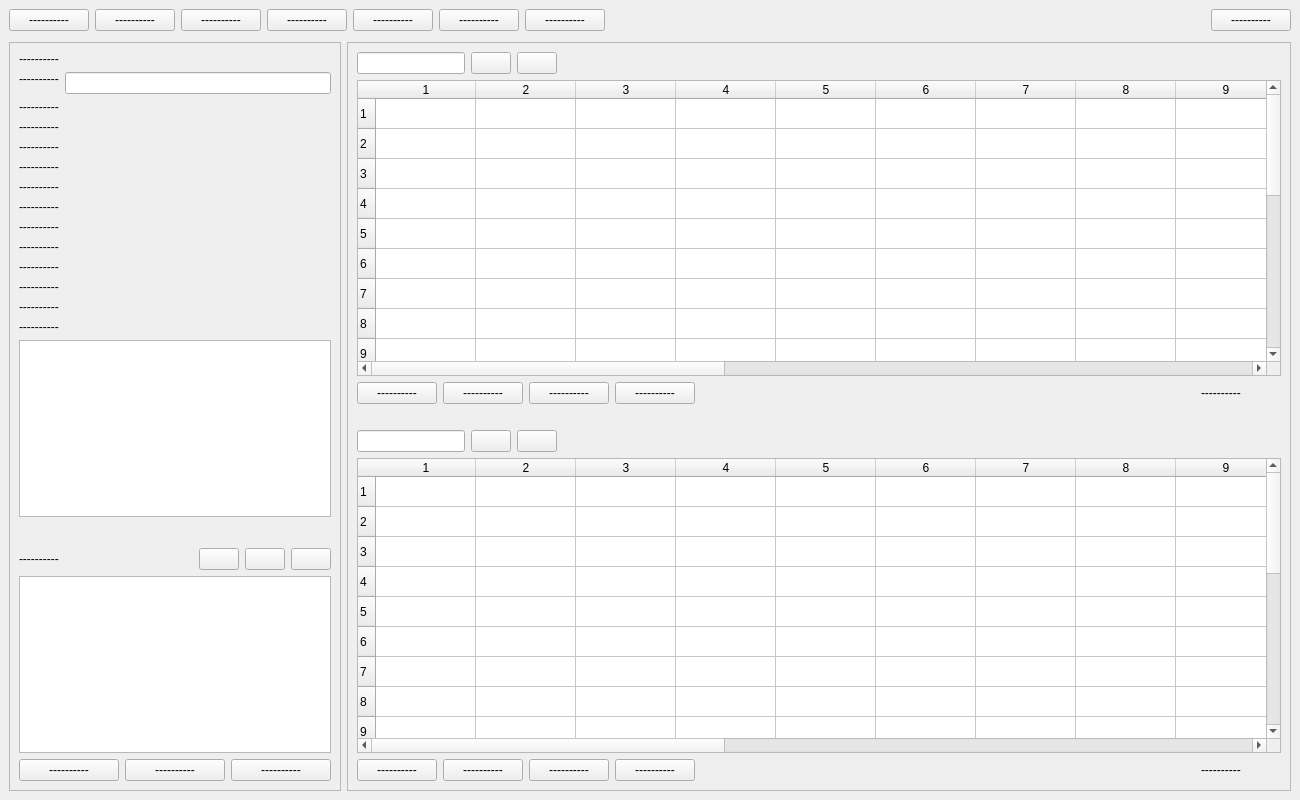
<?xml version="1.0" encoding="UTF-8"?>
<ui version="4.0">
 <class>MainWindow</class>
 <widget class="QMainWindow" name="MainWindow">
  <property name="geometry">
   <rect>
    <x>0</x>
    <y>0</y>
    <width>1300</width>
    <height>800</height>
   </rect>
  </property>
  <property name="windowTitle">
   <string>MainWindow</string>
  </property>
  <widget class="QWidget" name="centralwidget">
   <layout class="QVBoxLayout" name="verticalLayout">
    <item>
     <layout class="QHBoxLayout" name="main_top_lay">
      <item>
       <widget class="QPushButton" name="reservation_nav_btn">
        <property name="sizePolicy">
         <sizepolicy hsizetype="Fixed" vsizetype="Fixed">
          <horstretch>0</horstretch>
          <verstretch>0</verstretch>
         </sizepolicy>
        </property>
        <property name="text">
         <string>----------</string>
        </property>
        <property name="checkable">
         <bool>false</bool>
        </property>
        <property name="autoExclusive">
         <bool>true</bool>
        </property>
       </widget>
      </item>
      <item>
       <widget class="QPushButton" name="service_nav_btn">
        <property name="sizePolicy">
         <sizepolicy hsizetype="Fixed" vsizetype="Fixed">
          <horstretch>0</horstretch>
          <verstretch>0</verstretch>
         </sizepolicy>
        </property>
        <property name="text">
         <string>----------</string>
        </property>
        <property name="checkable">
         <bool>false</bool>
        </property>
        <property name="autoExclusive">
         <bool>true</bool>
        </property>
       </widget>
      </item>
      <item>
       <widget class="QPushButton" name="customer_nav_btn">
        <property name="sizePolicy">
         <sizepolicy hsizetype="Fixed" vsizetype="Fixed">
          <horstretch>0</horstretch>
          <verstretch>0</verstretch>
         </sizepolicy>
        </property>
        <property name="text">
         <string>----------</string>
        </property>
        <property name="checkable">
         <bool>false</bool>
        </property>
        <property name="autoExclusive">
         <bool>true</bool>
        </property>
       </widget>
      </item>
      <item>
       <widget class="QPushButton" name="employee_nav_btn">
        <property name="sizePolicy">
         <sizepolicy hsizetype="Fixed" vsizetype="Fixed">
          <horstretch>0</horstretch>
          <verstretch>0</verstretch>
         </sizepolicy>
        </property>
        <property name="text">
         <string>----------</string>
        </property>
        <property name="checkable">
         <bool>false</bool>
        </property>
        <property name="autoExclusive">
         <bool>true</bool>
        </property>
       </widget>
      </item>
      <item>
       <widget class="QPushButton" name="agency_nav_btn">
        <property name="sizePolicy">
         <sizepolicy hsizetype="Fixed" vsizetype="Fixed">
          <horstretch>0</horstretch>
          <verstretch>0</verstretch>
         </sizepolicy>
        </property>
        <property name="text">
         <string>----------</string>
        </property>
        <property name="checkable">
         <bool>false</bool>
        </property>
        <property name="autoExclusive">
         <bool>true</bool>
        </property>
       </widget>
      </item>
      <item>
       <widget class="QPushButton" name="owner_nav_btn">
        <property name="sizePolicy">
         <sizepolicy hsizetype="Fixed" vsizetype="Fixed">
          <horstretch>0</horstretch>
          <verstretch>0</verstretch>
         </sizepolicy>
        </property>
        <property name="text">
         <string>----------</string>
        </property>
        <property name="checkable">
         <bool>false</bool>
        </property>
        <property name="autoExclusive">
         <bool>true</bool>
        </property>
       </widget>
      </item>
      <item alignment="Qt::AlignLeft">
       <widget class="QPushButton" name="apartment_nav_btn">
        <property name="sizePolicy">
         <sizepolicy hsizetype="Fixed" vsizetype="Fixed">
          <horstretch>0</horstretch>
          <verstretch>0</verstretch>
         </sizepolicy>
        </property>
        <property name="text">
         <string>----------</string>
        </property>
        <property name="checkable">
         <bool>false</bool>
        </property>
        <property name="autoExclusive">
         <bool>true</bool>
        </property>
       </widget>
      </item>
      <item alignment="Qt::AlignRight">
       <widget class="QPushButton" name="logout_btn">
        <property name="sizePolicy">
         <sizepolicy hsizetype="Fixed" vsizetype="Fixed">
          <horstretch>0</horstretch>
          <verstretch>0</verstretch>
         </sizepolicy>
        </property>
        <property name="text">
         <string>----------</string>
        </property>
       </widget>
      </item>
     </layout>
    </item>
    <item>
     <spacer name="space_3">
      <property name="orientation">
       <enum>Qt::Vertical</enum>
      </property>
      <property name="sizeType">
       <enum>QSizePolicy::Fixed</enum>
      </property>
      <property name="sizeHint" stdset="0">
       <size>
        <width>20</width>
        <height>5</height>
       </size>
      </property>
     </spacer>
    </item>
    <item>
     <layout class="QHBoxLayout" name="main_sub_lay">
      <item>
       <widget class="QFrame" name="form">
        <property name="sizePolicy">
         <sizepolicy hsizetype="Fixed" vsizetype="Preferred">
          <horstretch>0</horstretch>
          <verstretch>0</verstretch>
         </sizepolicy>
        </property>
        <property name="minimumSize">
         <size>
          <width>325</width>
          <height>0</height>
         </size>
        </property>
        <property name="frameShape">
         <enum>QFrame::StyledPanel</enum>
        </property>
        <property name="frameShadow">
         <enum>QFrame::Raised</enum>
        </property>
        <layout class="QVBoxLayout" name="verticalLayout_3">
         <item>
          <layout class="QHBoxLayout" name="layout_7">
           <item>
            <widget class="QLabel" name="details_lbl">
             <property name="text">
              <string>----------</string>
             </property>
            </widget>
           </item>
          </layout>
         </item>
         <item>
          <layout class="QFormLayout" name="details_lay">
           <item row="0" column="0">
            <widget class="QLabel" name="id_lbl">
             <property name="sizePolicy">
              <sizepolicy hsizetype="Preferred" vsizetype="Fixed">
               <horstretch>0</horstretch>
               <verstretch>0</verstretch>
              </sizepolicy>
             </property>
             <property name="text">
              <string>----------</string>
             </property>
            </widget>
           </item>
           <item row="1" column="0">
            <widget class="QLabel" name="a_field_lbl">
             <property name="sizePolicy">
              <sizepolicy hsizetype="Preferred" vsizetype="Fixed">
               <horstretch>0</horstretch>
               <verstretch>0</verstretch>
              </sizepolicy>
             </property>
             <property name="text">
              <string>----------</string>
             </property>
            </widget>
           </item>
           <item row="2" column="0">
            <widget class="QLabel" name="b_field_lbl">
             <property name="sizePolicy">
              <sizepolicy hsizetype="Preferred" vsizetype="Fixed">
               <horstretch>0</horstretch>
               <verstretch>0</verstretch>
              </sizepolicy>
             </property>
             <property name="text">
              <string>----------</string>
             </property>
            </widget>
           </item>
           <item row="3" column="0">
            <widget class="QLabel" name="c_field_lbl">
             <property name="sizePolicy">
              <sizepolicy hsizetype="Preferred" vsizetype="Fixed">
               <horstretch>0</horstretch>
               <verstretch>0</verstretch>
              </sizepolicy>
             </property>
             <property name="text">
              <string>----------</string>
             </property>
            </widget>
           </item>
           <item row="4" column="0">
            <widget class="QLabel" name="d_field_lbl">
             <property name="sizePolicy">
              <sizepolicy hsizetype="Preferred" vsizetype="Fixed">
               <horstretch>0</horstretch>
               <verstretch>0</verstretch>
              </sizepolicy>
             </property>
             <property name="text">
              <string>----------</string>
             </property>
            </widget>
           </item>
           <item row="5" column="0">
            <widget class="QLabel" name="e_field_lbl">
             <property name="sizePolicy">
              <sizepolicy hsizetype="Preferred" vsizetype="Fixed">
               <horstretch>0</horstretch>
               <verstretch>0</verstretch>
              </sizepolicy>
             </property>
             <property name="text">
              <string>----------</string>
             </property>
            </widget>
           </item>
           <item row="6" column="0">
            <widget class="QLabel" name="f_field_lbl">
             <property name="sizePolicy">
              <sizepolicy hsizetype="Preferred" vsizetype="Fixed">
               <horstretch>0</horstretch>
               <verstretch>0</verstretch>
              </sizepolicy>
             </property>
             <property name="text">
              <string>----------</string>
             </property>
            </widget>
           </item>
           <item row="7" column="0">
            <widget class="QLabel" name="g_field_lbl">
             <property name="sizePolicy">
              <sizepolicy hsizetype="Preferred" vsizetype="Fixed">
               <horstretch>0</horstretch>
               <verstretch>0</verstretch>
              </sizepolicy>
             </property>
             <property name="text">
              <string>----------</string>
             </property>
            </widget>
           </item>
           <item row="8" column="0">
            <widget class="QLabel" name="h_field_lbl">
             <property name="sizePolicy">
              <sizepolicy hsizetype="Preferred" vsizetype="Fixed">
               <horstretch>0</horstretch>
               <verstretch>0</verstretch>
              </sizepolicy>
             </property>
             <property name="text">
              <string>----------</string>
             </property>
            </widget>
           </item>
           <item row="9" column="0">
            <widget class="QLabel" name="i_field_lbl">
             <property name="sizePolicy">
              <sizepolicy hsizetype="Preferred" vsizetype="Fixed">
               <horstretch>0</horstretch>
               <verstretch>0</verstretch>
              </sizepolicy>
             </property>
             <property name="text">
              <string>----------</string>
             </property>
            </widget>
           </item>
           <item row="10" column="0">
            <widget class="QLabel" name="j_field_lbl">
             <property name="sizePolicy">
              <sizepolicy hsizetype="Preferred" vsizetype="Fixed">
               <horstretch>0</horstretch>
               <verstretch>0</verstretch>
              </sizepolicy>
             </property>
             <property name="text">
              <string>----------</string>
             </property>
            </widget>
           </item>
           <item row="11" column="0">
            <widget class="QLabel" name="k_field_lbl">
             <property name="sizePolicy">
              <sizepolicy hsizetype="Preferred" vsizetype="Fixed">
               <horstretch>0</horstretch>
               <verstretch>0</verstretch>
              </sizepolicy>
             </property>
             <property name="text">
              <string>----------</string>
             </property>
            </widget>
           </item>
           <item row="0" column="1">
            <layout class="QHBoxLayout" name="layout_12">
             <item>
              <widget class="QLineEdit" name="id_edit"/>
             </item>
            </layout>
           </item>
           <item row="1" column="1">
            <layout class="QHBoxLayout" name="a_field_lay"/>
           </item>
           <item row="2" column="1">
            <layout class="QHBoxLayout" name="b_field_lay"/>
           </item>
           <item row="3" column="1">
            <layout class="QHBoxLayout" name="c_field_lay"/>
           </item>
           <item row="4" column="1">
            <layout class="QHBoxLayout" name="d_field_lay"/>
           </item>
           <item row="5" column="1">
            <layout class="QHBoxLayout" name="e_field_lay"/>
           </item>
           <item row="6" column="1">
            <layout class="QHBoxLayout" name="f_field_lay"/>
           </item>
           <item row="7" column="1">
            <layout class="QHBoxLayout" name="g_field_lay"/>
           </item>
           <item row="8" column="1">
            <layout class="QHBoxLayout" name="h_field_lay"/>
           </item>
           <item row="9" column="1">
            <layout class="QHBoxLayout" name="i_field_lay"/>
           </item>
           <item row="10" column="1">
            <layout class="QHBoxLayout" name="j_field_lay"/>
           </item>
           <item row="11" column="1">
            <layout class="QHBoxLayout" name="k_field_lay"/>
           </item>
          </layout>
         </item>
         <item>
          <layout class="QVBoxLayout" name="layout_8">
           <item>
            <widget class="QLabel" name="notes_lbl">
             <property name="sizePolicy">
              <sizepolicy hsizetype="Preferred" vsizetype="Fixed">
               <horstretch>0</horstretch>
               <verstretch>0</verstretch>
              </sizepolicy>
             </property>
             <property name="text">
              <string>----------</string>
             </property>
            </widget>
           </item>
           <item>
            <widget class="QTextEdit" name="notes_edit">
             <property name="sizePolicy">
              <sizepolicy hsizetype="Expanding" vsizetype="Maximum">
               <horstretch>0</horstretch>
               <verstretch>0</verstretch>
              </sizepolicy>
             </property>
            </widget>
           </item>
          </layout>
         </item>
         <item>
          <spacer name="verticalSpacer_4">
           <property name="orientation">
            <enum>Qt::Vertical</enum>
           </property>
           <property name="sizeType">
            <enum>QSizePolicy::Fixed</enum>
           </property>
           <property name="sizeHint" stdset="0">
            <size>
             <width>20</width>
             <height>25</height>
            </size>
           </property>
          </spacer>
         </item>
         <item>
          <layout class="QHBoxLayout" name="layout_9">
           <item>
            <widget class="QLabel" name="files_lbl">
             <property name="sizePolicy">
              <sizepolicy hsizetype="Preferred" vsizetype="Fixed">
               <horstretch>0</horstretch>
               <verstretch>0</verstretch>
              </sizepolicy>
             </property>
             <property name="text">
              <string>----------</string>
             </property>
            </widget>
           </item>
           <item>
            <widget class="QPushButton" name="attach_btn">
             <property name="sizePolicy">
              <sizepolicy hsizetype="Fixed" vsizetype="Fixed">
               <horstretch>0</horstretch>
               <verstretch>0</verstretch>
              </sizepolicy>
             </property>
             <property name="text">
              <string/>
             </property>
            </widget>
           </item>
           <item>
            <widget class="QPushButton" name="open_btn">
             <property name="sizePolicy">
              <sizepolicy hsizetype="Fixed" vsizetype="Fixed">
               <horstretch>0</horstretch>
               <verstretch>0</verstretch>
              </sizepolicy>
             </property>
             <property name="text">
              <string/>
             </property>
            </widget>
           </item>
           <item>
            <widget class="QPushButton" name="recycle_btn">
             <property name="sizePolicy">
              <sizepolicy hsizetype="Fixed" vsizetype="Fixed">
               <horstretch>0</horstretch>
               <verstretch>0</verstretch>
              </sizepolicy>
             </property>
             <property name="text">
              <string/>
             </property>
            </widget>
           </item>
          </layout>
         </item>
         <item>
          <layout class="QHBoxLayout" name="layout_10">
           <item>
            <widget class="QListWidget" name="files_lst"/>
           </item>
          </layout>
         </item>
         <item>
          <layout class="QHBoxLayout" name="layout_11">
           <item>
            <widget class="QPushButton" name="save_btn">
             <property name="minimumSize">
              <size>
               <width>100</width>
               <height>0</height>
              </size>
             </property>
             <property name="text">
              <string>----------</string>
             </property>
            </widget>
           </item>
           <item>
            <widget class="QPushButton" name="clear_btn">
             <property name="minimumSize">
              <size>
               <width>100</width>
               <height>0</height>
              </size>
             </property>
             <property name="text">
              <string>----------</string>
             </property>
            </widget>
           </item>
           <item>
            <widget class="QPushButton" name="cancel_btn">
             <property name="minimumSize">
              <size>
               <width>100</width>
               <height>0</height>
              </size>
             </property>
             <property name="text">
              <string>----------</string>
             </property>
            </widget>
           </item>
          </layout>
         </item>
        </layout>
       </widget>
      </item>
      <item>
       <widget class="QFrame" name="frame">
        <property name="sizePolicy">
         <sizepolicy hsizetype="Minimum" vsizetype="Expanding">
          <horstretch>0</horstretch>
          <verstretch>0</verstretch>
         </sizepolicy>
        </property>
        <property name="frameShape">
         <enum>QFrame::StyledPanel</enum>
        </property>
        <layout class="QVBoxLayout" name="verticalLayout_7">
         <item>
          <layout class="QHBoxLayout" name="layout_1">
           <item>
            <widget class="QLineEdit" name="top_search_edit">
             <property name="sizePolicy">
              <sizepolicy hsizetype="Fixed" vsizetype="Fixed">
               <horstretch>0</horstretch>
               <verstretch>0</verstretch>
              </sizepolicy>
             </property>
            </widget>
           </item>
           <item>
            <widget class="QPushButton" name="top_up_btn">
             <property name="sizePolicy">
              <sizepolicy hsizetype="Fixed" vsizetype="Fixed">
               <horstretch>0</horstretch>
               <verstretch>0</verstretch>
              </sizepolicy>
             </property>
             <property name="text">
              <string/>
             </property>
            </widget>
           </item>
           <item alignment="Qt::AlignLeft">
            <widget class="QPushButton" name="top_down_btn">
             <property name="sizePolicy">
              <sizepolicy hsizetype="Fixed" vsizetype="Fixed">
               <horstretch>0</horstretch>
               <verstretch>0</verstretch>
              </sizepolicy>
             </property>
             <property name="text">
              <string/>
             </property>
            </widget>
           </item>
          </layout>
         </item>
         <item>
          <layout class="QHBoxLayout" name="layout_2">
           <item>
            <widget class="QTableWidget" name="top_table">
             <property name="rowCount">
              <number>20</number>
             </property>
             <property name="columnCount">
              <number>20</number>
             </property>
             <row/>
             <row/>
             <row/>
             <row/>
             <row/>
             <row/>
             <row/>
             <row/>
             <row/>
             <row/>
             <row/>
             <row/>
             <row/>
             <row/>
             <row/>
             <row/>
             <row/>
             <row/>
             <row/>
             <row/>
             <column/>
             <column/>
             <column/>
             <column/>
             <column/>
             <column/>
             <column/>
             <column/>
             <column/>
             <column/>
             <column/>
             <column/>
             <column/>
             <column/>
             <column/>
             <column/>
             <column/>
             <column/>
             <column/>
             <column/>
            </widget>
           </item>
          </layout>
         </item>
         <item>
          <layout class="QHBoxLayout" name="layout_3">
           <item>
            <widget class="QPushButton" name="top_new_btn">
             <property name="sizePolicy">
              <sizepolicy hsizetype="Fixed" vsizetype="Fixed">
               <horstretch>0</horstretch>
               <verstretch>0</verstretch>
              </sizepolicy>
             </property>
             <property name="text">
              <string>----------</string>
             </property>
            </widget>
           </item>
           <item>
            <widget class="QPushButton" name="top_delete_btn">
             <property name="sizePolicy">
              <sizepolicy hsizetype="Fixed" vsizetype="Fixed">
               <horstretch>0</horstretch>
               <verstretch>0</verstretch>
              </sizepolicy>
             </property>
             <property name="text">
              <string>----------</string>
             </property>
            </widget>
           </item>
           <item>
            <widget class="QPushButton" name="top_print_btn">
             <property name="sizePolicy">
              <sizepolicy hsizetype="Fixed" vsizetype="Fixed">
               <horstretch>0</horstretch>
               <verstretch>0</verstretch>
              </sizepolicy>
             </property>
             <property name="text">
              <string>----------</string>
             </property>
            </widget>
           </item>
           <item alignment="Qt::AlignLeft">
            <widget class="QPushButton" name="top_export_btn">
             <property name="sizePolicy">
              <sizepolicy hsizetype="Fixed" vsizetype="Fixed">
               <horstretch>0</horstretch>
               <verstretch>0</verstretch>
              </sizepolicy>
             </property>
             <property name="text">
              <string>----------</string>
             </property>
            </widget>
           </item>
           <item>
            <widget class="QLabel" name="top_total_lbl">
             <property name="sizePolicy">
              <sizepolicy hsizetype="Fixed" vsizetype="Preferred">
               <horstretch>0</horstretch>
               <verstretch>0</verstretch>
              </sizepolicy>
             </property>
             <property name="text">
              <string>----------</string>
             </property>
            </widget>
           </item>
           <item>
            <spacer name="space_4">
             <property name="orientation">
              <enum>Qt::Horizontal</enum>
             </property>
             <property name="sizeType">
              <enum>QSizePolicy::Fixed</enum>
             </property>
             <property name="sizeHint" stdset="0">
              <size>
               <width>40</width>
               <height>20</height>
              </size>
             </property>
            </spacer>
           </item>
          </layout>
         </item>
         <item>
          <spacer name="space_1">
           <property name="orientation">
            <enum>Qt::Vertical</enum>
           </property>
           <property name="sizeType">
            <enum>QSizePolicy::Fixed</enum>
           </property>
           <property name="sizeHint" stdset="0">
            <size>
             <width>20</width>
             <height>20</height>
            </size>
           </property>
          </spacer>
         </item>
         <item>
          <layout class="QHBoxLayout" name="layout_4">
           <item>
            <widget class="QLineEdit" name="sub_search_edit">
             <property name="sizePolicy">
              <sizepolicy hsizetype="Fixed" vsizetype="Fixed">
               <horstretch>0</horstretch>
               <verstretch>0</verstretch>
              </sizepolicy>
             </property>
            </widget>
           </item>
           <item>
            <widget class="QPushButton" name="sub_up_btn">
             <property name="sizePolicy">
              <sizepolicy hsizetype="Fixed" vsizetype="Fixed">
               <horstretch>0</horstretch>
               <verstretch>0</verstretch>
              </sizepolicy>
             </property>
             <property name="text">
              <string/>
             </property>
            </widget>
           </item>
           <item alignment="Qt::AlignLeft">
            <widget class="QPushButton" name="sub_down_btn">
             <property name="sizePolicy">
              <sizepolicy hsizetype="Fixed" vsizetype="Fixed">
               <horstretch>0</horstretch>
               <verstretch>0</verstretch>
              </sizepolicy>
             </property>
             <property name="text">
              <string/>
             </property>
            </widget>
           </item>
          </layout>
         </item>
         <item>
          <layout class="QVBoxLayout" name="layout_5">
           <item>
            <widget class="QTableWidget" name="sub_table">
             <property name="rowCount">
              <number>20</number>
             </property>
             <property name="columnCount">
              <number>20</number>
             </property>
             <row/>
             <row/>
             <row/>
             <row/>
             <row/>
             <row/>
             <row/>
             <row/>
             <row/>
             <row/>
             <row/>
             <row/>
             <row/>
             <row/>
             <row/>
             <row/>
             <row/>
             <row/>
             <row/>
             <row/>
             <column/>
             <column/>
             <column/>
             <column/>
             <column/>
             <column/>
             <column/>
             <column/>
             <column/>
             <column/>
             <column/>
             <column/>
             <column/>
             <column/>
             <column/>
             <column/>
             <column/>
             <column/>
             <column/>
             <column/>
            </widget>
           </item>
          </layout>
         </item>
         <item>
          <layout class="QHBoxLayout" name="layout_6">
           <item>
            <widget class="QPushButton" name="sub_new_btn">
             <property name="sizePolicy">
              <sizepolicy hsizetype="Fixed" vsizetype="Fixed">
               <horstretch>0</horstretch>
               <verstretch>0</verstretch>
              </sizepolicy>
             </property>
             <property name="text">
              <string>----------</string>
             </property>
            </widget>
           </item>
           <item>
            <widget class="QPushButton" name="sub_delete_btn">
             <property name="sizePolicy">
              <sizepolicy hsizetype="Fixed" vsizetype="Fixed">
               <horstretch>0</horstretch>
               <verstretch>0</verstretch>
              </sizepolicy>
             </property>
             <property name="text">
              <string>----------</string>
             </property>
            </widget>
           </item>
           <item>
            <widget class="QPushButton" name="sub_print_btn">
             <property name="sizePolicy">
              <sizepolicy hsizetype="Fixed" vsizetype="Fixed">
               <horstretch>0</horstretch>
               <verstretch>0</verstretch>
              </sizepolicy>
             </property>
             <property name="text">
              <string>----------</string>
             </property>
            </widget>
           </item>
           <item alignment="Qt::AlignLeft">
            <widget class="QPushButton" name="sub_export_btn">
             <property name="sizePolicy">
              <sizepolicy hsizetype="Fixed" vsizetype="Fixed">
               <horstretch>0</horstretch>
               <verstretch>0</verstretch>
              </sizepolicy>
             </property>
             <property name="text">
              <string>----------</string>
             </property>
            </widget>
           </item>
           <item>
            <widget class="QLabel" name="sub_total_lbl">
             <property name="sizePolicy">
              <sizepolicy hsizetype="Fixed" vsizetype="Preferred">
               <horstretch>0</horstretch>
               <verstretch>0</verstretch>
              </sizepolicy>
             </property>
             <property name="text">
              <string>----------</string>
             </property>
            </widget>
           </item>
           <item>
            <spacer name="space_5">
             <property name="orientation">
              <enum>Qt::Horizontal</enum>
             </property>
             <property name="sizeType">
              <enum>QSizePolicy::Fixed</enum>
             </property>
             <property name="sizeHint" stdset="0">
              <size>
               <width>40</width>
               <height>20</height>
              </size>
             </property>
            </spacer>
           </item>
          </layout>
         </item>
        </layout>
       </widget>
      </item>
     </layout>
    </item>
   </layout>
  </widget>
  <widget class="QMenuBar" name="menubar">
   <property name="geometry">
    <rect>
     <x>0</x>
     <y>0</y>
     <width>1300</width>
     <height>22</height>
    </rect>
   </property>
  </widget>
 </widget>
 <resources/>
 <connections/>
</ui>
